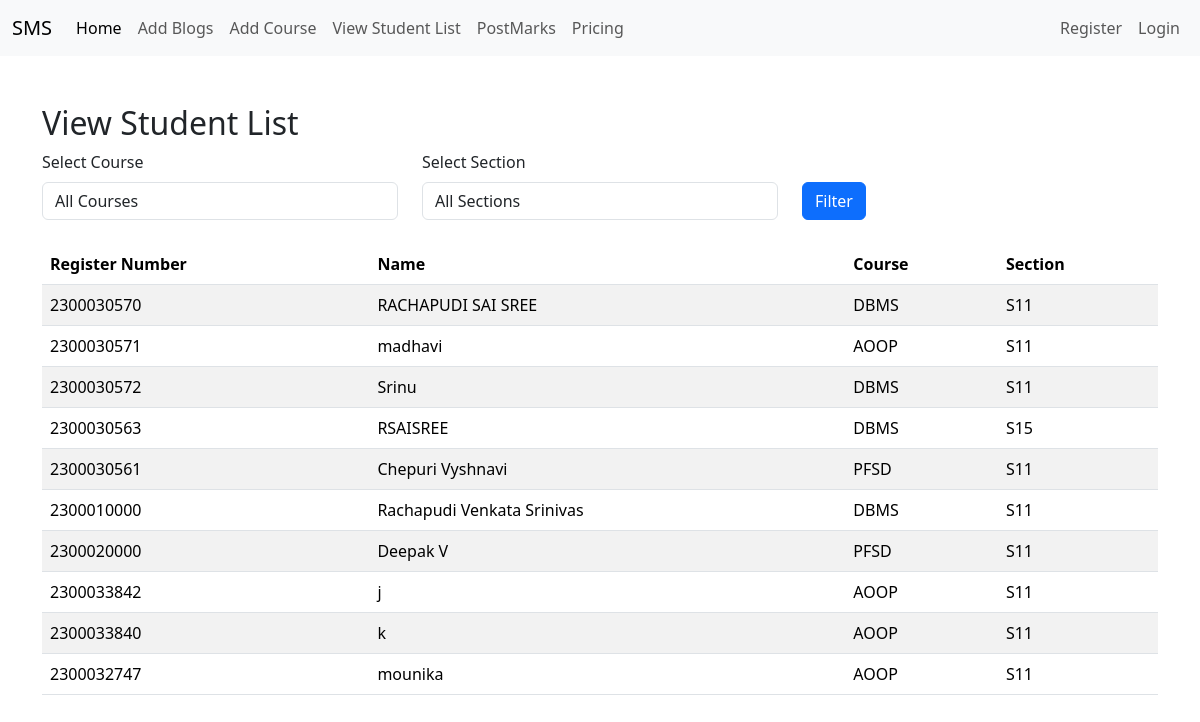
The app's page /facultyapp/view_student_list/ with its own data.
### adminapp/models.py (models this page shows, shortened)
class StudentList(models.Model):
    Register_Number = models.CharField(max_length=20, unique=True)
    Name = models.CharField(max_length=100)
    user = models.OneToOneField(User, on_delete=models.CASCADE, null=True)

### facultyapp/models.py (models this page shows, shortened)
class AddCourse(models.Model):
    COURSE_CHOICES=[
        ('AOOP','Advanced Object Oriented Programming'),
        ('PFSD', 'Python Full Stack Development'),
        ('DBMS','DataBase Management System'),
        ('LAA', 'Linux Automation and Administration'),
    ]
    SECTION_CHOICES=[
        ('S11','Section11'),
        ('S12', 'Section12'),
        ('S13', 'Section13'),
        ('S14', 'Section14'),
        ('S15', 'Section15'),
    ]
    student=models.ForeignKey(StudentList,on_delete=models.CASCADE)
    course=models.CharField(max_length=50,choices=COURSE_CHOICES)
    section=models.CharField(max_length=50,choices=SECTION_CHOICES)

### facultyapp/views.py (the view)
# urls.py: path('view_student_list/',views.view_student_list,name='view_student_list'),
def view_student_list(request):
    course = request.GET.get('course')
    section = request.GET.get('section')
    student_courses = AddCourse.objects.all()
    if course:
        student_courses = student_courses.filter(course=course)
    if section:
        student_courses = student_courses.filter(section=section)
    students = StudentList.objects.filter(id__in=student_courses.values('student_id'))
    course_choices = AddCourse.COURSE_CHOICES
    section_choices = AddCourse.SECTION_CHOICES
    context = {
        'students': students,
        'course_choices': course_choices,
        'section_choices': section_choices,
        'selected_course': course,
        'selected_section': section,
    }
    return render(request, 'facultyapp/view_student_list.html', context)

### templates/facultyapp/view_student_list.html (shortened to what this page needs)
{% extends 'Navbar/FacultyNavBar.html' %}
{% load static %}
{% block body %}
    <div class="container mt-5">
        <h2>View Student List</h2>
        <form method="get" class="mb-4">
            <div class="row">
                <div class="col-md-4">
                    <label for="course" class="form-label">Select Course</label>
                    <select name="course" id="course" class="form-control">
                        <option value="">All Courses</option>
                    </select>
                </div>
                <div class="col-md-4">
                    <label for="section" class="form-label">Select Section</label>
                    <select name="section" id="section" class="form-control">
                        <option value="">All Sections</option>
                    </select>
                </div>
                <div class="col-md-4 mt-4">
                    <button type="submit" class="btn btn-primary mt-2">Filter</button>
                </div>
            </div>
        </form>
        <table class="table table-striped">
            <thead>
                <tr>
                    <th>Register Number</th>
                    <th>Name</th>
                    <th>Course</th>
                    <th>Section</th>
                </tr>
            </thead>
            <tbody>
                {% if students %}
                    {% for student in students %}
                        <tr>
                            <td>{{ student.Register_Number }}</td>
                            <td>{{ student.Name }}</td>
                            <td>{{ student.addcourse_set.first.course }}</td>
                            <td>{{ student.addcourse_set.first.section }}</td>
                        </tr>
                    {% endfor %}
                {% else %}
                    <tr>
                        <td colspan="4" class="text-center">No students found.</td>
                    </tr>
                {% endif %}
            </tbody>
        </table>
    </div>
{% endblock %}

### records on screen
StudentList: Register_Number "2300030570", Name "RACHAPUDI SAI SREE", addcourse_set.first.course "DBMS", addcourse_set.first.section "S11"
StudentList: Register_Number "2300030571", Name "madhavi", addcourse_set.first.course "AOOP", addcourse_set.first.section "S11"
StudentList: Register_Number "2300030572", Name "Srinu", addcourse_set.first.course "DBMS", addcourse_set.first.section "S11"
StudentList: Register_Number "2300030563", Name "RSAISREE", addcourse_set.first.course "DBMS", addcourse_set.first.section "S15"
StudentList: Register_Number "2300030561", Name "Chepuri Vyshnavi", addcourse_set.first.course "PFSD", addcourse_set.first.section "S11"
StudentList: Register_Number "2300010000", Name "Rachapudi Venkata Srinivas", addcourse_set.first.course "DBMS", addcourse_set.first.section "S11"
StudentList: Register_Number "2300020000", Name "Deepak V", addcourse_set.first.course "PFSD", addcourse_set.first.section "S11"
StudentList: Register_Number "2300033842", Name "j", addcourse_set.first.course "AOOP", addcourse_set.first.section "S11"
StudentList: Register_Number "2300033840", Name "k", addcourse_set.first.course "AOOP", addcourse_set.first.section "S11"
StudentList: Register_Number "2300032747", Name "mounika", addcourse_set.first.course "AOOP", addcourse_set.first.section "S11"
